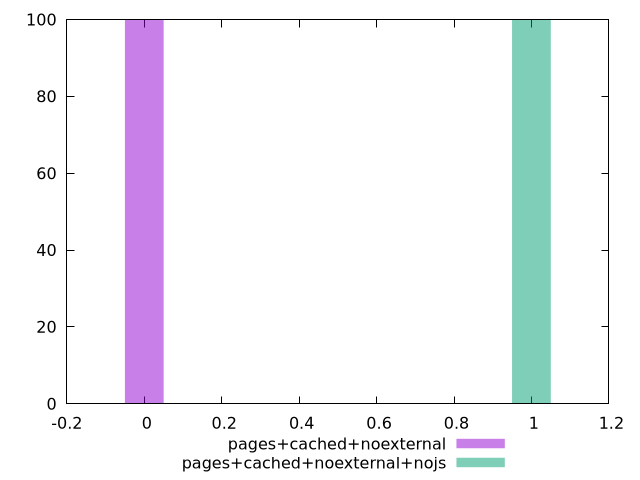

This chart was generated by the following gnuplot code:
$_pagesCachedNoexternal <<EOF
0 100
EOF
$_pagesCachedNoexternalNojs <<EOF
1 100
EOF
set key outside below
set terminal pngcairo
set output "report_00005_2020-11-02T22-26-11.212Z/uses-webp-images/uses-webp-images_pages+cached+noexternal_pages+cached+noexternal+nojs+hist.png"
set boxwidth 0.1
set style fill transparent solid 0.5 noborder
set yrange [0:100]
plot $_pagesCachedNoexternal title "pages+cached+noexternal" with boxes ,$_pagesCachedNoexternalNojs title "pages+cached+noexternal+nojs" with boxes ,
